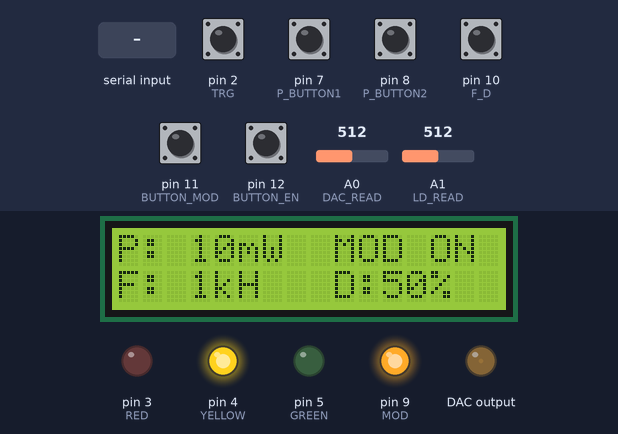
The sketch below on a simulated Arduino Uno, built with avr-gcc and run on an emulated ATmega328P. On the bench: 16×2 character LCD, output pins drawn as LEDs (lit = HIGH). Wiring (inferred from the names in the program): MCP4725 DAC at I2C address 0x60. Dashed ring = blinking. The inputs (shaded band) are chosen by the test bench; at power-on: pin 2 (TRG), pin 7 (P_BUTTON1), pin 8 (P_BUTTON2), pin 10 (F_D), pin 11 (BUTTON_MOD), pin 12 (BUTTON_EN) HIGH, A0 (DAC_READ) = 512, A1 (LD_READ) = 512. What the sketch prints to the serial monitor is not drawn.

Above: at 1.3 s.
1.4 s: pin 11 (BUTTON_MOD) pulled LOW for 0.15 s
At 1.51 s:
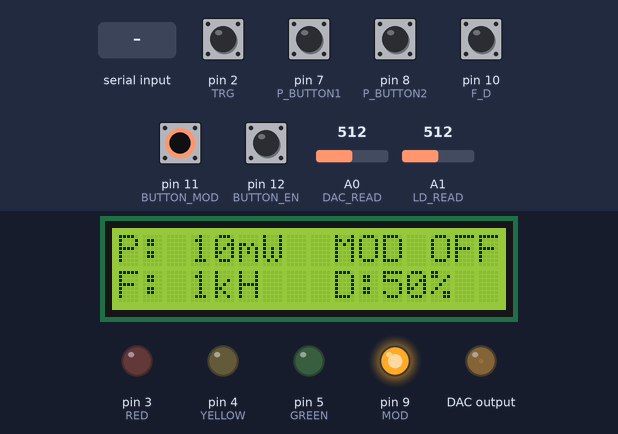
2.1 s: "20\n" received over Serial
At 2.5 s:
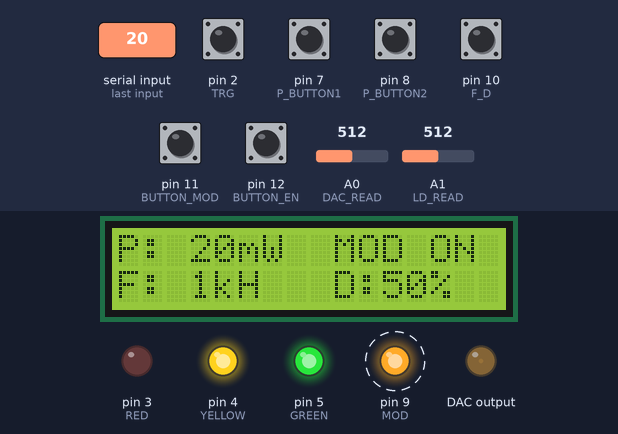
4.6 s: pin 11 (BUTTON_MOD) pulled LOW for 1 s
At 5.4 s:
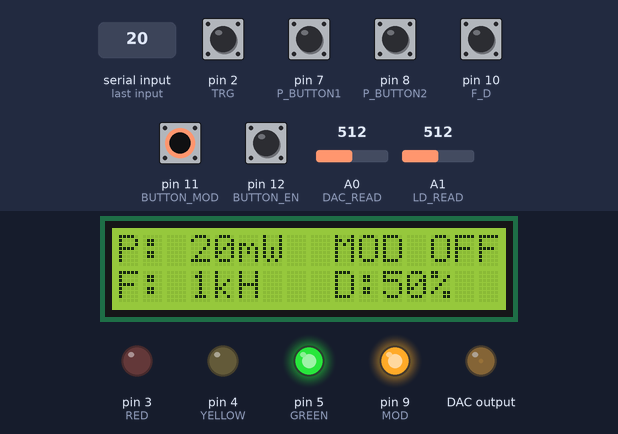
7.1 s: A0 (DAC_READ) set to 206
10.1 s: A0 (DAC_READ) set to 177
At 10.5 s:
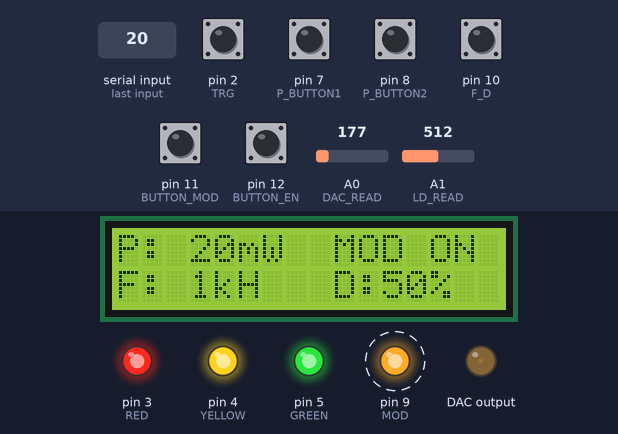
13.1 s: pin 8 (P_BUTTON2) pulled LOW for 0.15 s
At 13.57 s:
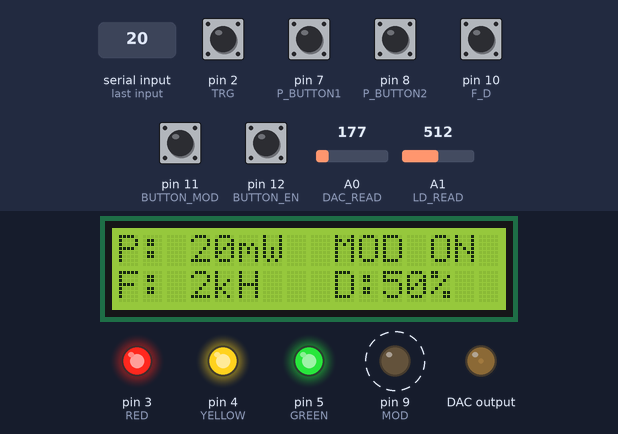
Timing chart, 0 to 14.8 s (numbered marks = the images above; inputs shaded):
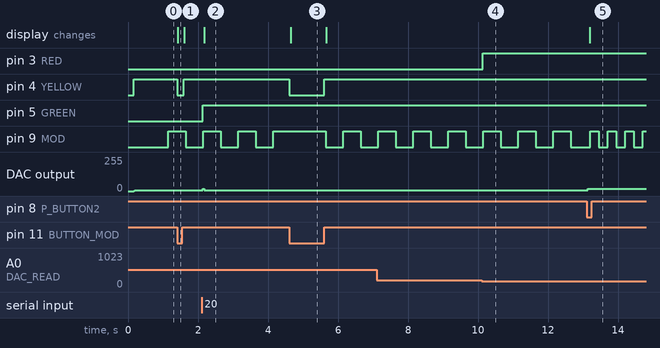

Measured:
- the behaviour switches between 195 and 194 on A0 (DAC_READ) (found by bisection; images 3 and 4)
- after the input at 1.4 s, pin 4 (YELLOW): HIGH → LOW at once, → HIGH 0.18 s later; the display: changes at once (image 1)
- after the input at 2.1 s, pin 5 (GREEN): LOW → HIGH at once; DAC output: 6/255 → 17/255 at once, → 6/255 0.04 s later; the display: changes after 0.08 s (image 2)
- after the input at 4.6 s, pin 4 (YELLOW): HIGH → LOW at once, → HIGH 1.0 s later; the display: changes after 0.05 s (image 3)
- after the input at 10.1 s, pin 3 (RED): LOW → HIGH at once
- after the input at 13.1 s, pin 9 (MOD): alternates HIGH for 0.25 s and LOW for 0.25 s, starting after 0.10 s; DAC output: 6/255 → 17/255 at once; the display: changes after 0.09 s (image 5)
- by itself, pin 9 (MOD): alternates HIGH for 0.50 s and LOW for 0.50 s

The sketch:

sterownik_arduino.ino
```cpp
#include <Wire.h>
#include <LiquidCrystal_I2C.h>
  //#include <PID_v2.h>

#define PD A0
#define ON 1
#define OFF 0
#define MCP4725_ADDR 0x60

LiquidCrystal_I2C lcd(0x27, 16, 2);

const int DAC_READ = A0;  //dziala
const int LD_READ = A1;  //dziala
const int DAC_SDA = A4; //dziala
const int DAC_SLC = A5; //dziala

const int RED = 3;
const int YELLOW = 4;
const int GREEN = 5;

const int TRG = 2;       //dopytac o pomiar synchroniczny
const int ENABLE = 3;     //gotowe, ustawienie 1 daje wartosci standowdowe
const int LD_SET = 4;    // chyba do usuniecia, LD_SET to OUT z DAC
const int P_BUTTON1 = 7;  //dziala
const int P_BUTTON2 = 8;  //dziala
const int MOD = 9;       //dziala
const int F_D = 10;     //dziala zmiana Freq lub Duty
const int BUTTON_MOD = 11;  //dziala
const int BUTTON_EN = 12;   //dziala

volatile byte mod_en = LOW;
volatile byte laser_en = LOW;
volatile byte ld_safe = LOW; //1 bezpieczny można odpalać

String inputString = "";
bool stringComplete = false;
String x = "1";

int button_mod = 0; //0 - mozna zmieniac moc, brak mod, 1 zmienia sie f i d, jest modulacja
int last_button_mod;
int button_en = 0;  //0 - nie dziala ld_set, ustawia sie standardowa wartosc, 1 - dziala ld_set
int last_button_en;
int button_f_d = 0;
int last_button_f_d;
int button_trg = 0;
int last_button_trg;
int push_button1 = 0;
int last_push_button1;
int push_button2 = 0;
int last_push_button2;

int freq_or_duty = 0; // 1 to f, 0 to d
int val;
int mV = 0;
int dac_mV = 0;
int freq = 1;
float duty = 0.5;

static char tekst1[16];
static char tekst2[50];
static unsigned int moc[22][3] = {{248,5,85},{265,10,120},{280,20,182},{300,30,252},{322,40,297},{340,50,342},{325,60,415},{360,70,476},{370,80,532},{407,90,589},{420,100,645},{430,110,722},{445,120,766},{460,130,831},{480,140,882},{500,150,951},{520,175,1048},{550,200,1216},{570,225,1353},{590,250,1490},{630,275,1627},{740,300,1765}}; //{300,275},{350,314},{397,125},{423,146}};
//dac, wyswietlacz, fotodioda
unsigned int moc_i = 1;
unsigned int moc_pomocnicza = 0;
int odejmowanie = 0;
unsigned int i = 0;

unsigned int ocr;
unsigned int icr;

  //double Kp = 2, Ki = 5, Kd = 1;
  //PID_v2 myPID(Kp, Ki, Kd, PID::Direct);
  //double input = 0;
  //double output = 0;

void setup() {
  // put your setup code here, to run once:
  Serial.begin(9600);
  inputString.reserve(50);
  attachInterrupt(digitalPinToInterrupt(TRG), trigger, CHANGE);
  pinset();
  Wire.begin();
    //myPID.Start(analogRead(LD_READ),0,100);                   // input, current, setpoint
    //myPID.SetOutputLimits(0,400);
  lcd.init();
  lcd.begin(16,2);   // Inicjalizacja LCD 2x16
  lcd.backlight(); // zalaczenie podwietlenia
  lcd_w();
  dac(50);
}

void loop() {
  buttons();          //sprawdz przyciski
  ld_read();          //sprawdzenie napiecia z fotodiody
  enable(laser_en);   //
  if (stringComplete) {
    inputString = "";
    stringComplete = false;
    //delay(100);
  }
}

//odczyt przycisków - dziala 1 i 2, trzeci do testów
void buttons() {
  button_mod = digitalRead(BUTTON_MOD);
  button_en = digitalRead(BUTTON_EN);
  button_f_d = digitalRead(F_D);
  button_trg = digitalRead(TRG);
  push_button1 = digitalRead(P_BUTTON1);
  push_button2 = digitalRead(P_BUTTON2);

  if (button_mod != last_button_mod) { //wlaczenie modulacji
    if(button_mod == LOW) {
      mod_en = 0;
    }
    if(button_mod == HIGH) {
      mod_en = 1;
    }
    mod(mod_en);
  }
  last_button_mod = button_mod;

  if (button_en != last_button_en) {  //wlaczenie en
    if(button_en == LOW) {
      laser_en = 0;
    }
    if(button_en == HIGH) {
     laser_en = 1;
    }
  }
  last_button_en = button_en;


 if (push_button1 != last_push_button1) { //przycisk w dol
    if(push_button1 == LOW) {
      moc_pomocnicza = moc[moc_i][0];
      dac(moc[moc_i][0]);
      if(mod_en == 1) {
        if(freq_or_duty == 1) {
          if(freq >=2) {
            freq--;
            //Serial.println(freq);
          }
        }
        if(freq_or_duty == 0) {
          if(duty >= 0.2) {
            duty -= 0.1;
            //Serial.println(duty);
          }
        }
      } else {
        if(moc_i > 0) moc_i -= 1;
      }
    }
    if(push_button1 == HIGH) {
    }
  }
  last_push_button1 = push_button1;

 if (push_button2 != last_push_button2) { //przycisk w gore
    if(push_button2 == LOW) {
      moc_pomocnicza = moc[moc_i][0];
      dac(moc[moc_i][0]);
      if(mod_en == 1) {
        if(freq_or_duty == 1) {
          if(freq < 10) {
            freq++;
            Serial.println(freq);
          }
        }
        if(freq_or_duty == 0) {
          if(duty < 0.9) {
            duty += 0.1;
            Serial.println(duty);
          }
        }
      } else {
        if(moc_i < 21 ) moc_i += 1;
      }
    }
    if(push_button2 == HIGH) {
    }
  }
  last_push_button2 = push_button2;

  if(button_f_d != last_button_f_d) {
    if(button_f_d == LOW) {  // wybor zmiany f czy duty
      freq_or_duty = 0;
    }
    if(button_f_d == HIGH) {  //zmiana f
      freq_or_duty = 1;
    }
  }
  last_button_f_d = button_f_d;

   if(button_trg != last_button_trg) {
    if(button_trg == LOW) {
      //digitalWrite(GREEN, HIGH);
    }
    if(button_trg == HIGH) {
      //digitalWrite(GREEN, HIGH);
    }

  }
  last_button_trg = button_trg;

  mod(mod_en);
  if(laser_en == 1) {

    // if(abs(moc[moc_i][2] - mV) > 50) {
      // dac(moc[moc_i][0]);
      // Serial.print("X");
    // }
  }
  lcd_w();
}

//sprawdzenia napiecia z fotodiody, zabezpieczenie - dziala
void ld_read() {
  val = analogRead(LD_READ); //aktualnie podlaczone wyjscie z dac, ale bedzie z przetwornika prad nap
  mV = val * (5000.0/1024.0);
  val = analogRead(DAC_READ);
  dac_mV = val * (5000.0/1024.0);
  sprintf(tekst2, "PD:%3i MB:%3i DAC:%3i %3i S%2i en:%2i m:%2i", mV, moc[moc_i][2], moc_pomocnicza, dac_mV, ld_safe, laser_en, mod_en);
  Serial.println(tekst2); //--------------------------------------------------------------------------------
  //Serial.println(mV); //dodać wyświetlenie na oled
  if(dac_mV >= 950) {  // zabezpieczenie mocy
    ld_safe = 0;  //sprawdzic low czy high to wartosci standardowe
  } else {
    ld_safe = 1;
  }
  i++;

  if(laser_en == 1  and i%2 == 0 and mod_en == 0) { //tu było i%2
    //moc_pomocnicza = moc[moc_i][0];
    odejmowanie = moc[moc_i][2] - mV;
    if(moc_pomocnicza < 800) {
      if(odejmowanie > 300 and moc_pomocnicza > 1) {
        moc_pomocnicza += 20;
        dac(moc_pomocnicza);
      }
      if(odejmowanie < -300 and moc_pomocnicza > 21) {
        moc_pomocnicza -= 20;
        dac(moc_pomocnicza);
      }
      if(odejmowanie > 200 and moc_pomocnicza > 1) {
        moc_pomocnicza += 10;
        dac(moc_pomocnicza);
      }
      if(odejmowanie < -200 and moc_pomocnicza > 11) {
        moc_pomocnicza -= 10;
        dac(moc_pomocnicza);
      }
      if(odejmowanie > 100 and moc_pomocnicza > 1) {
        moc_pomocnicza += 5;
        dac(moc_pomocnicza);
      }
      if(odejmowanie < -100 and moc_pomocnicza > 6) {
        moc_pomocnicza -= 5;
        dac(moc_pomocnicza);
      }
      if(odejmowanie > 40 and moc_pomocnicza > 1) {
        moc_pomocnicza += 2;
        dac(moc_pomocnicza);
      }
      if(odejmowanie < -40 and moc_pomocnicza > 3) {
        moc_pomocnicza -= 2;
        dac(moc_pomocnicza);
      }
      if(odejmowanie > 5 and moc_pomocnicza > 1) {
        moc_pomocnicza += 1;
        dac(moc_pomocnicza);
      }
      if(odejmowanie < -5 and moc_pomocnicza > 1) {
        moc_pomocnicza -= 1;
        dac(moc_pomocnicza);
      }
      i = 0;
    }
  }
}

void enable(byte laser_en) {   //gotowe
  if(laser_en and ld_safe) { //jesli napiecie jest w zakresie bezpieczenstwa i dziala ld_set
    digitalWrite(ENABLE, HIGH);
  } else {
    digitalWrite(ENABLE, LOW); //standardowe ustawienia
    dac(100);
  }
}

void dac(int mV) {
if(moc_pomocnicza < 800 and mV > 0) {
Wire.beginTransmission(MCP4725_ADDR);
  Wire.write(64);                     // cmd to update the DAC
  Wire.write((mV) >> 4);        // the 8 most significant bits...
  Wire.write((mV & 15) << 4); // the 4 least significant bits...
  Wire.endTransmission();
  } else {
    dac(200);
  }
}

//kod wyzwalany triggerem - dziala, do celowo ma wlaczac laser
void trigger() { // działa
  laser_en = !laser_en;
}
//wlaczenia modulacji przyciskiem - dziala
void mod(byte mod_en) {
  if(mod_en == 0) {
     digitalWrite(MOD,HIGH);
     digitalWrite(YELLOW, LOW);
  }
  if(mod_en == 1) {
     digitalWrite(YELLOW, HIGH);
     pwm(freq, duty);
  }
}

//ustawianie wartosci modulacji pwm
void pwm(int freq, float duty) {
  icr = (16000000/(256*freq))-1;
  ocr = icr*duty;
  TCCR1A = (1<<WGM11)|(1<<COM1A1);  //preskaler 256
  TCCR1B = (1<<WGM12)|(1<<WGM13)|(1<<CS12);
  ICR1 = icr;  //czestotliwosc   16Mhz/(256 * 1Hz) - 1 = 62499
  OCR1A = ocr;  //wypelnienie 50%   62499 - 100%  6249 - 19% 31249 - 50%
}

void lcd_w() {
  int duty_int = duty*100;
  lcd.setCursor(0,0); // Ustawienie kursora w pozycji 0,0 (pierwszy wiersz, pierwsza kolumna)
  sprintf(tekst1, "P:%3imW ", moc[moc_i][1]);
  lcd.print(tekst1);
  lcd.setCursor(9,0);
  if(button_mod == 0) {
      lcd.print("MOD OFF");
  } else {
      lcd.print("MOD ON ");
  }
  lcd.setCursor(0,1); //Ustawienie kursora w pozycji 0,0 (drugi wiersz, pierwsza kolumna)
  sprintf(tekst1, "F:%2ikH   D:%2i", freq, duty_int);
  lcd.print(tekst1);
  lcd.setCursor(13,1); //Ustawienie kursora w pozycji 0,0 (drugi wiersz, pierwsza kolumna)
  lcd.print("%");
}

//ustawienia przycisków - jak przyjdzie to jeszcze dodać wyswietlacz po i2c na analogowych a2 i a3
// oraz dac na tez po i2c na a4 i a5 nadal wolny 5 i 6 chwilowo dodane tam diody do debugowania
void pinset() {
  pinMode(TRG, INPUT_PULLUP);
  pinMode(YELLOW, OUTPUT);  //yellow //mod
  pinMode(GREEN, OUTPUT);  //green  //trig
  pinMode(RED, OUTPUT);  //red    //enable
  pinMode(P_BUTTON1, INPUT_PULLUP);
  pinMode(P_BUTTON2, INPUT_PULLUP);
  pinMode(MOD, OUTPUT);
  pinMode(F_D, INPUT_PULLUP);
  pinMode(BUTTON_MOD, INPUT_PULLUP);
  pinMode(BUTTON_EN, INPUT_PULLUP);
}


//osbiór z andora - dziala
void serialEvent() {        //komunikacja z andorem
  while (Serial.available()) {
    char inChar = (char)Serial.read();
    inputString += inChar;
    if (inChar == '\n') {
      stringComplete = true;
    }
    if(inputString == "5") {
    moc_i = 0;
    }
    else if(inputString == "10") {
    moc_i = 1;
    digitalWrite(GREEN, LOW);
    }
    else if(inputString == "20") {
    moc_i = 2;
    digitalWrite(GREEN, HIGH);
    }
    else if(inputString == "30") {
    moc_i = 3;
    }
    else if(inputString == "40") {
    moc_i = 4;
    }
    else if(inputString == "50") {
    moc_i = 5;
    }
    else if(inputString == "60") {
    moc_i = 6;
    }
    else if(inputString == "70") {
    moc_i = 7;
    }
    else if(inputString == "80") {
    moc_i = 8;
    }
    else if(inputString == "90") {
    moc_i = 9;
    }
    else if(inputString == "100") {
    moc_i = 10;
    }
    else if(inputString == "110") {
    moc_i = 11;
    }
    else if(inputString == "120") {
    moc_i = 12;
    }
    else if(inputString == "130") {
    moc_i = 13;
    }
    else if(inputString == "140") {
    moc_i = 14;
    }
    else if(inputString == "150") {
    moc_i = 15;
    }
    else if(inputString == "175") {
    moc_i = 16;
    }
    else if(inputString == "200") {
    moc_i = 17;
    }
    else if(inputString == "225") {
    moc_i = 18;
    }
    else if(inputString == "250") {
    moc_i = 19;
    }
    else if(inputString == "276") {
    moc_i = 20;
    }
    else if(inputString == "MOD") {
    mod_en = !mod_en;
    }
    else if(inputString == "EN") {
    laser_en = !laser_en;
    }
    moc_pomocnicza = moc[moc_i][0];
    dac(moc[moc_i][0]);
  }
}
```
